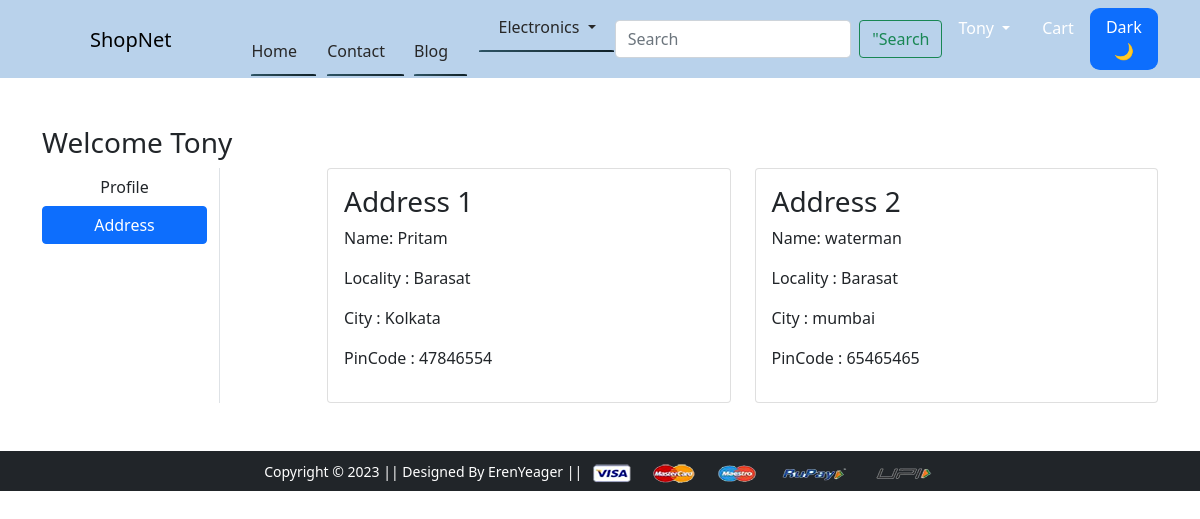
/address/ (signed in), run on the app's committed database.
### app/models.py (models this page shows, shortened)
class Customer(models.Model):
    user = models.ForeignKey(User , on_delete=models.CASCADE)
    name = models.CharField(max_length=200)
    locality = models.CharField(max_length=200)
    city = models.CharField(max_length=50)
    zipcod = models.IntegerField()
    state = models.CharField(choices=STATE_CHOICES, max_length=50)

### app/views.py (the view)
# urls.py: path('address/', views.address, name='address'),
@login_required
def address(request):
    add =  Customer.objects.filter(user=request.user)
    return render(request, 'app/address.html',{'add':add, 'active':'btn-primary'})

### app/templates/app/address.html (shortened to what this page needs)
{% extends 'app/base.html' %}
{% load static %}
{% block main-content %}
<div class="container my-5">
 <div class="row">
 <h3>Welcome <span class="text-capitalize"> {{request.user.username}}</h3>
  <div class="col-sm-2 border-end">
   <ul class="list-unstyled">
    <li class="d-grid"><a href="{% url 'profile' %}" class="btn">Profile</a></li>
    <li class="d-grid"><a href="{% url 'address' %}" class="btn {{active}}">Address</a></li>
   </ul>
  </div>
  <div class="col-sm-9 offset-sm-1">
   <div class="row">
    {% for ad in add %}
    <div class="col-sm-6">
     <div class="card">
      <div class="card-body">
       <h3>Address {{forloop.counter}}</h3>
       <p>Name: {{ad.name}}</p>
       <p>Locality : {{ad.locality}}</p>
       <p>City : {{ad.city}}</p>
       <p>PinCode : {{ad.zipcod}}</p>
      </div>
     </div>
    </div>
    {% endfor %}
   </div>
  </div>
 </div>
</div>
{% endblock main-content %}

### app/templates/app/base.html (shortened to what this page needs)
<!doctype html>
{% load static %}
<html lang="en">
  <head>
    <link href="https://cdn.jsdelivr.net/npm/bootstrap@5.0.0-beta1/dist/css/bootstrap.min.css" rel="stylesheet">
    <link rel="stylesheet" href="{% static 'app/css/owl.carousel.min.css' %}">
    <link rel="stylesheet" href="{% static 'app/css/all.min.css' %}">
    <link rel="stylesheet" href="{% static 'app/css/style.css' %}">
    <link rel="stylesheet" href="{% static 'app/css/nav.css' %}">
  </head>
  <body>
    <nav class="navbar navbar-expand-lg ">
     <div class="container">
      <h2><a class="navbar-brand mx-5" style="color:black;"href="/">ShopNet</a></h2>
       <div class="collapse navbar-collapse" id="navbarSupportedContent">
         <ul class="navbar-nav me-auto mb-2 mb-lg-0">
          <div class="nav">
            <ul>
              <li><a aria-current="page" href="/">Home</a></li>
              <li><a href="{% url 'contact' %}">Contact</a></li>
            <li><a href="{% url 'blog' %}">Blog</a></li>
              <li class="nav-item dropdown">
                <a class="dropdown-toggle" href="#" role="button" data-bs-toggle="dropdown" aria-expanded="false">
                  Electronics
                </a>
              </li>
            </ul>
            </div>
         </ul>
         <form action="{% url 'searchpage' %}" class="d-flex " role="search">
          <input class="form-control me-2 " type="search" placeholder="Search" name="q" aria-label="Search" value="{{query}}">
          <button class="btn btn-outline-success" type="submit">"Search</button>
        </form>
         <div>
          <ul class="navbar-nav me-auto mb-2 mb-lg-0">
            {% if request.user.is_authenticated %}
           <li class="nav-item dropdown mx-2">
              <a class="nav-link dropdown-toggle text-white" href="#" id="profileDropdown" role="button" data-bs-toggle="dropdown" aria-expanded="false">
                <span class="text-capitalize"> {{request.user.username}}
              </a>
            </li>
            <li class="nav-item mx-2">
             <a href="{% url 'showcart' %}" class="nav-link text-white"> Cart </a>
            </li>
            {% endif %}
            <button id="dark-mode-btn" class="btn btn-primary darkbutton" onclick="toggleDarkMode()">Dark🌙 </button>
          </ul>
         </div>
       </div>
     </div>
    </nav>
    {% block main-content %} {% endblock main-content %}
    <footer class="container-fluid bg-dark text-center p-2 mt-5">
        <small class="text-white">Copyright &copy; 2023 || Designed By ErenYeager || </small>
        <img src="{% static 'app/images/payment.png' %}" alt="" srcset="" class="img-fluid" height="2px">
    </footer>
  </body>
</html>

### app/static/app/css/nav.css (style rules this page uses)
.nav ul { display: flex; list-style: none; }
.nav ul li { margin: lem; }
.nav ul li a { text-decoration: none; padding: 0.2rem 1.2rem 0.9rem 1.2rem; border-radius: 10px 10px 0 0; color: rgb(39 39 39); transition: all .4s; position: relative; z-index: 1; }
.nav ul li a::before { content: ''; position: absolute; bottom: 0; left: 0; width: 100%; height: 41px; border-radius: 10px 10px 0 0; background: #853333; transform-origin: bottom; background: linear-gradient(to right, #2C5364, #203A43, #0F2027); transform: scaleY(0.05); z-index: -1; transition: all .4s; }
.navbar { background-color: rgb(185 210 235); }

### data on the page
Customer: name "Pritam", locality "Barasat", city "Kolkata", zipcod "47846554"
Customer: name "waterman", locality "Barasat", city "mumbai", zipcod "65465465"

### other printed values
{{ request.user.username }} "Tony"
